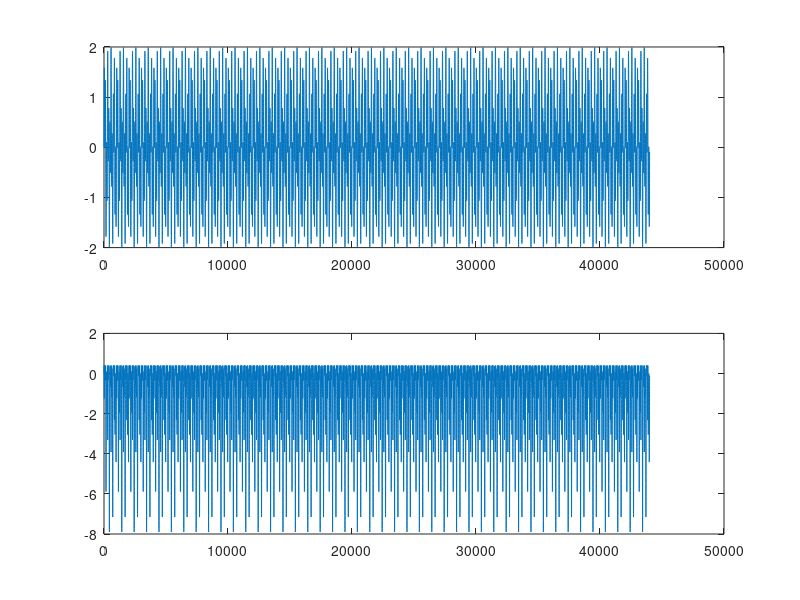
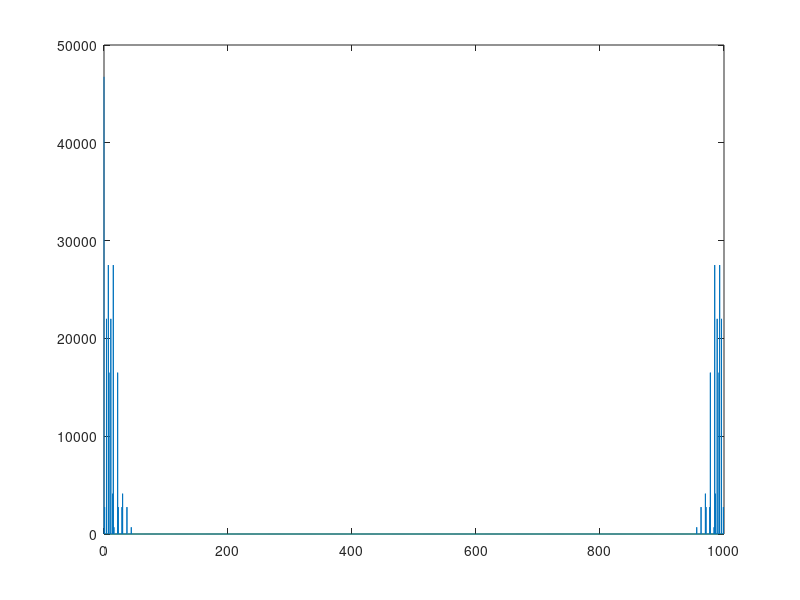
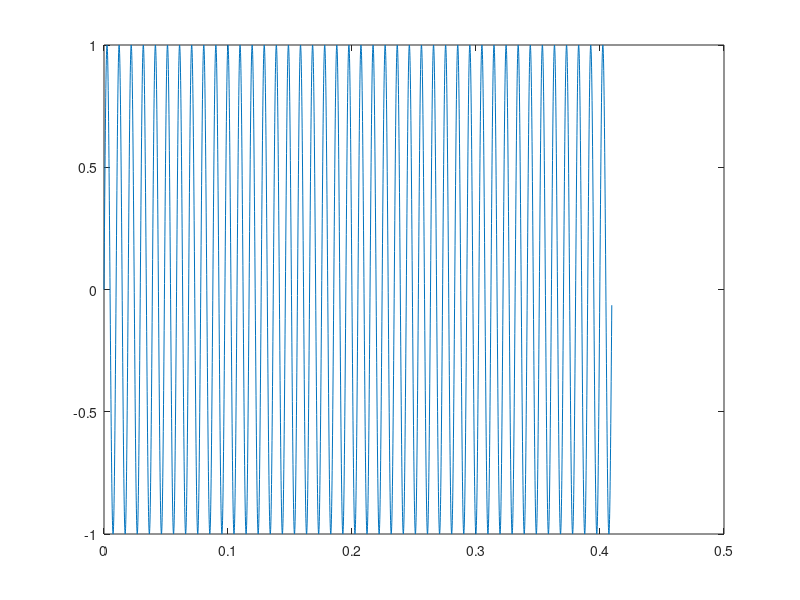

Here is the MATLAB script that generated these plots, in order: (Note: this script raises an error after producing the figures.)
clc
close all
clear

%% generating nonlinear response

T = 44;
t = 0:0.001:T - 0.001;
x = sin(2*pi*4*t) + sin(2*pi*11*t);

figure
subplot(2,1,1)
plot(x)

y = x- 1/2*x.^2 - 1/4*x.^4;

subplot(2,1,2)
plot(y)

figure
plot(0:1/T:length(t)/T - 1/T ,abs(fft(y)))

%% lab signals

%% 4.2
fs = 10e3; %Hz
N = 4096;
T = N*1/fs;
bin = 1/T; % freq resolution Hz

f = 102.5391; %Hz f0 = fs/N
t = 0:1/fs:(N - 1)/fs;

x_4_2 = sin(2*pi*f*t);

figure
plot(t, x_4_2)

Nrep = 10; % how many repetitions were measured
Drep = 10; % how many of the last repetitions you want to keep
FileName = 'x_4_2_102_100k_data.mat'; %name of the mat file

[umat , ymat] = ReadDataLab2(N, Nrep, Drep, FileName);

figure
subplot(2,1,1)
plot(0:1/T:N/T - 1/T ,db(abs(fft(ymat(:,9)))))
title('output')
subplot(2,1,2)
plot(0:1/T:N/T - 1/T ,db(abs(fft(umat(:,9)))))
title('input')

figure
subplot(2,1,1)
plot(0:1/T:N/T - 1/T ,angle(fft(ymat(:,9))))
title('output')
subplot(2,1,2)
plot(0:1/T:N/T - 1/T ,angle(fft(umat(:,9))))
title('input')

%% 4.3

fs = 10e3; %Hz
f = 102.5391; %Hz
N = 4096;
T = N/fs;
T_period = 1/f; 
N_period = T/T_period; % how many samples is 1 period

t = 0:1/fs:(N-1)/fs;

x_4_3 = sin(2*pi*f*t);

figure
plot(t, x_4_3)

Nrep = 10; % how many repetitions were measured
Drep = 10; % how many of the last repetitions you want to keep
FileName = 'x_4_2_102_100k_data.mat'; %name of the mat file

[umat , ymat] = ReadDataLab2(N, Nrep, Drep, FileName);

T = N_period/fs;
figure
subplot(2,1,1)
plot(0:1/T:N_period/T - 1/T ,db(abs(fft(ymat(1:N_period,Nrep)))))
subplot(2,1,2)
plot(0:1/T:N_period/T - 1/T ,db(abs(fft(umat(1:N_period,Nrep)))))

%% 4.4

fs = 10e3; %Hz
f =  102.5391; %Hz
N = 4096;
T = N/fs;
t = 0:1/fs:(N-1)/fs;
T_period = 1/f;
N_period = T/T_period; % how many samples is 1 period
amplitudes = log10(logspace(0.1, 1.1, 10));

x_4_4 = [];
for i = amplitudes
    x_4_4 = [ x_4_4 i*sin(2*pi*f*t)];
end
figure
plot(x_4_4)

N1 = length(x_4_4);
Nrep = 1; % how many repetitions were measured
Drep = 1; % how many of the last repetitions you want to keep
FileName = 'x_4_4_data.mat'; %name of the mat file
[umat , ymat] = ReadDataLab2(10*N, Nrep, Drep, FileName);
T = N_period/fs;
x = [];
y  = [];

for i = 1:length(amplitudes)
    figure
    subplot(2,1,1)
    temp = abs(fft(umat(N-N_period+1:N,1)));
    x = [x temp(2)];
    plot(0:1/T:(N_period-1)/T ,db(abs(fft(ymat(N-N_period+1:N,1)))))
    title('DFT of output with amplitude ' +string(amplitudes(i)))
    subplot(2,1,2)
    temp = abs(fft(ymat(N-N_period+1:N,1)));
    y = [y temp(2)];
    plot(0:1/T:(N_period-1)/T ,db(abs(fft(umat(N-N_period+1:N,1)))))
    title('DFT of input with amplitude '+string(amplitudes(i)))

    figure
    plot(0:1/T:(N_period-1)/T ,db(abs(fft(umat(N-N_period+1:N,1))/(fft(umat(N-N_period+1:N,1))))))
    title('FRF for amplitude '+ string(amplitudes(i)))

    ymat(1:N, :) = [];
    umat(1:N, :) = [];



end

%% 4.5

figure
plot((db(x)), db(y))
title('Compression of output power')
xlabel('input [dB]')
ylabel('output [dB]')
hold on
%slope = 7;
%x_inter = 25:70
%plot(x_inter, (x_inter - 27.412)*slope + 46.70)

% figure
% plot((db(x.^2)), db(y.^2))

%%

fs = 10e3; %Hz
f = 102.5391; %Hz
N = 4096;
T = N/fs;

t = 0:1/fs:(N-1)/fs;
amplitude = 0.5;

x_4_5 = amplitude*sin(2*pi*f*t);

figure
plot(x_4_5)
Nrep = 10; % how many repetitions were measured
Drep = 10; % how many of the last repetitions you want to keep
FileName = 'x_4_5_data.mat'; %name of the mat file

[umat , ymat] = ReadDataLab2(N, Nrep, Drep, FileName);

T = 100/fs;
N = 100;
figure
subplot(2,1,1)
plot(0:1/T:N/T - 1/T ,db(abs(fft(ymat(N-99:N,9)))))
title('output')
subplot(2,1,2)
plot(0:1/T:N/T - 1/T ,db(abs(fft(umat(N-99:N,9)))))
title('input')
